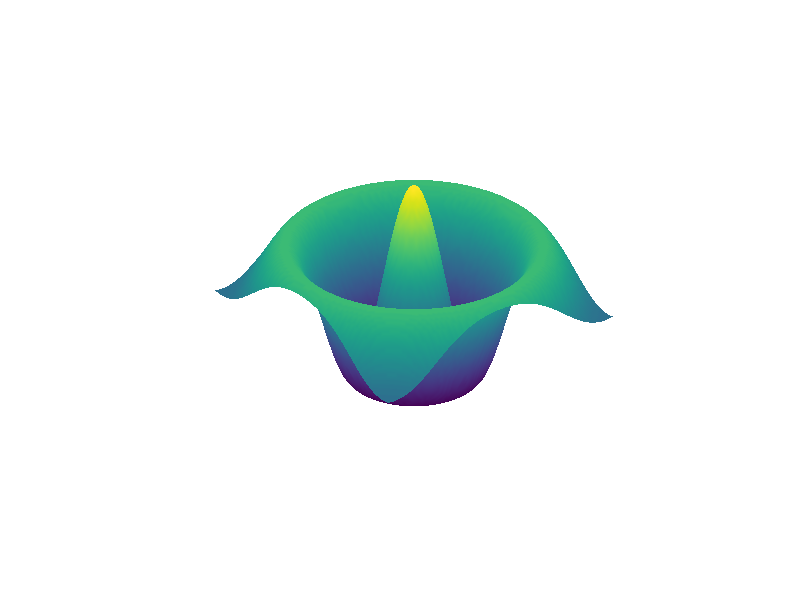

This chart was generated by the following MATLAB code: (Note: this script raises an error after producing the figure.)
% make-splash.m — the animation the startup splash is drawn on.
%
% This is SurfaceLerpTest_5 — the same five shapes, the same five sweeps, the same lit band
% travelling across the sheet and rewriting it as it passes — rendered at the splash window's own
% size and written to splash.apng beside this file. The application ships that file, copies it next
% to the executable and plays it behind the wordmark while the container warms up (SplashWindow).
%
% Nothing about the picture is re-invented here. What differs from the demo script is the frame
% size and the frame rate, both chosen so the asset is something a program can read at startup:
% 560 by 368 at 24 frames a second is about eight megabytes, where the demo's 700 by 460 at 30 is
% eighteen. The tour still runs its full five legs and still closes back onto its first frame, so
% the splash can loop it for as long as loading takes without a seam.
%
% Three things make it possible and none of them is a workaround:
%   figure('Color', 'none')       the page is not painted, so the splash is the shape of the
%                                 surface rather than a rectangle laid over the desktop,
%   axis off                      the axes' furniture goes and its children stay,
%   VideoWriter(f, 'Animated PNG')  the only container here that carries an alpha channel — not
%                                 one of MATLAB's seven profiles has one to carry (ADR 0114).

% ---- Timing -------------------------------------------------------------
fps       = 24;
legFrames = 36;                     % 5 legs -> 180 frames -> 7.5 s
grid_n    = 120;

% ---- Look ---------------------------------------------------------------
frontW   = 0.20;                    % width of the wavefront, in sweep units
glowGain = 0.48;                    % how hard the front burns into the white tip
outFile  = 'splash.apng';

[X, Y] = meshgrid(linspace(-3, 3, grid_n), linspace(-3, 3, grid_n));
R  = sqrt(X.^2 + Y.^2) + eps;
Th = atan2(Y, X);

% ---- The five shapes ----------------------------------------------------
shapes = { ...
    cos(2.2*R) .* exp(-R.^2/9), ...                      % rings
    sin(1.7*X + 0.8*sin(1.3*Y)) .* ...
        (0.5 + 0.5*cos(0.95*Y)), ...                     % dunes
    cos(1.9*X) .* cos(1.9*Y), ...                        % lattice
    sin(2.5*R - 3*Th) .* tanh(1.2*R) .* exp(-R/4), ...   % vortex
    exp(-((X-1.1).^2 + (Y+1.1).^2)/1.4) + ...
        exp(-((X+1.1).^2 + (Y-1.1).^2)/1.4) - ...
        0.55*exp(-R.^2/6) };                             % paired mounds

for i = 1:numel(shapes)
    shapes{i} = shapes{i} / max(abs(shapes{i}(:)));
end

% ---- The five sweeps ----------------------------------------------------
% Each is a scalar field over the grid, scaled so 0 is where the front starts and
% 1 is where it finishes. The front is then a single number per frame.
sweeps = { ...
    (X + 3.2) / 6.4, ...            % left to right
    R / 4.4, ...                    % out from the middle
    ((X + Y)/2 + 3.2) / 6.4, ...    % along the diagonal
    1 - R / 4.4, ...                % back in to the middle
    (Y + 3.2) / 6.4 };              % front to back

% Base palettes, one per leg; the white tip is added to whichever is in force.
bases = { turbo(200), cool(200), hot(200), winter(200), spring(200) };

nLegs     = numel(shapes);
numFrames = nLegs * legFrames;

% ---- Figure -------------------------------------------------------------
fig = figure('Color', 'none', 'Position', [100 100 560 368]);
hSurf = surf(X, Y, shapes{1}, 'EdgeColor', 'none');
shading interp
% SurfaceLerpTest_2 asked for half again as much room as the data needs, and set
% the axes taller than the figure to bleed the frame it could not turn off. Both
% were paid to a camva that did nothing and an `axis off` that was thrown away.
% Neither is needed now: the limits are the data's, the axes fills the figure,
% and the angle below is the one that frames it.
axis([-3.3 3.3 -3.3 3.3 -1.3 1.3]);
axis vis3d
axis off                            % the axes' furniture goes; the surface stays
clim([0 1]);
colormap(withWhiteTip(bases{1}));
light('Position', [-1.5 -1 2.5], 'Style', 'infinite');
lighting gouraud
material dull
set(gca, 'Position', [0 0 1 1]);

vid = VideoWriter(outFile, 'Animated PNG');
vid.FrameRate = fps;
open(vid);

for k = 1:numFrames
    u   = (k - 1) / legFrames;
    leg = floor(u);
    s   = u - leg;

    A   = shapes{leg + 1};
    B   = shapes{mod(leg + 1, nLegs) + 1};
    phi = sweeps{leg + 1};

    % The front crosses the whole field with a little runway at each end, so it is
    % fully off the sheet when the leg changes hands and nothing pops.
    f = -frontW + (1 + 2*frontW) * smoothstep(s);

    % Behind the front the new shape, ahead of it the old one, and one front-width
    % of blend in between.
    w = smoothstep(clamp01((f - phi) / frontW + 0.5));
    Z = (1 - w) .* A + w .* B;

    % Colour is height for the body of the sheet and a bright ridge at the front,
    % which is what makes the transition legible from any camera angle — and it is
    % the only thing marking it once there is no box to see the sheet against.
    glow = exp(-((phi - f) / (0.40*frontW)).^2);
    C    = clamp01(0.72 * (Z + 1) / 2 + glowGain * glow);

    set(hSurf, 'ZData', Z, 'CData', C);
    colormap(withWhiteTip(mixMaps(bases, leg, s, nLegs)));

    tAll = (k - 1) / numFrames;
    view(42 + 360*tAll, 30 + 11*sin(2*pi*tAll));
    % Chosen against the whole tour, not one pose: the sheet is widest side-on and
    % tallest at the top of the elevation swing, and 5.8 clears both with room over.
    camva(5.8);

    drawnow limitrate

    % A capture of a figure with no page is four channels rather than three, and
    % the fourth is the shape of the cut-out. It goes into the file as it stands.
    writeVideo(vid, getframe(fig));
end

close(vid);

d = dir(outFile);
fprintf('wrote %s — %d transparent frames, %.1f s at %d fps, %.2f MB\n', ...
        outFile, numFrames, numFrames / fps, fps, d(1).bytes / 1048576);

% ========================================================================
function y = smoothstep(t)
    y = t .* t .* (3 - 2*t);
end

function y = clamp01(x)
    y = min(1, max(0, x));
end

function cm = withWhiteTip(base)
    % The top fifth of the table runs from the palette's own brightest colour up to
    % white. Nothing on the surface reaches it except the wavefront, so the front
    % reads as light rather than as another colour.
    n   = size(base, 1);
    tip = linspace(0, 1, 56)';
    top = (1 - tip) * base(n, :) + tip * [1 1 1];
    cm  = [base; top];
end

function cm = mixMaps(bases, leg, s, nLegs)
    % Held for most of the leg, then handed over quickly — a long linear crossfade
    % between two colour tables spends its middle in the grey where they average.
    t  = smoothstep(min(1, max(0, (s - 0.6) / 0.35)));
    ca = bases{mod(leg, nLegs) + 1};
    cb = bases{mod(leg + 1, nLegs) + 1};
    cm = (1 - t) * ca + t * cb;
end
